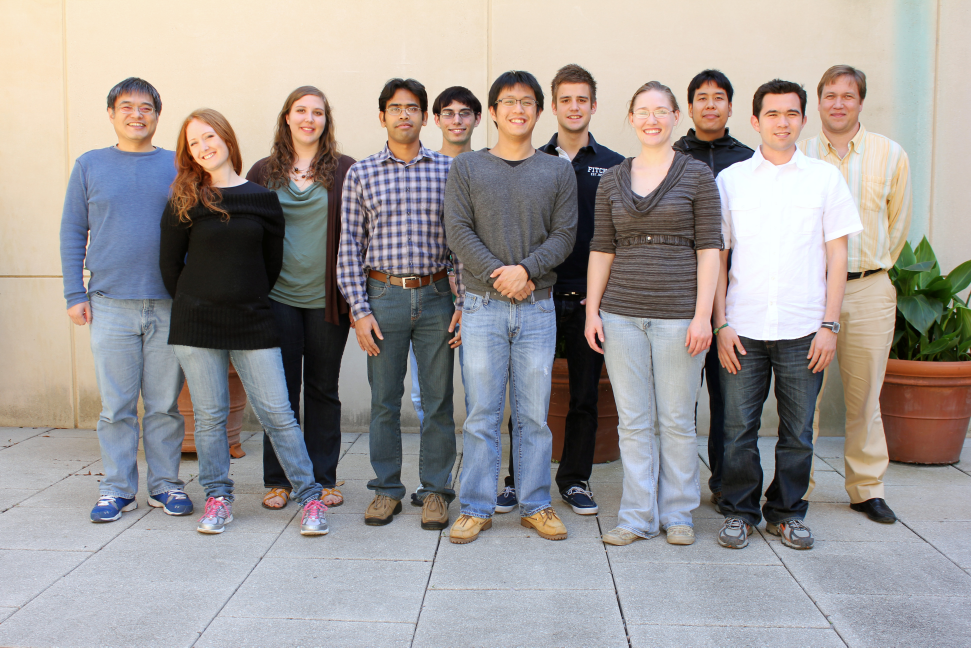
#> input picture faceswap/people.jpg, 4854 x 3236 px (shown at 1/5 size)
$ python faceswap.py   (Python 2 division)
#> lines starting #> are read from the running program, lines starting #| are printed output that depends on the picture; after the words box and inside, x2 and y2 are one past the last pixel; in counts of white or black regions, pixels touching at a corner belong together
import cv2
import random
import numpy as np
import matplotlib.pyplot as plt


def imsize(img):
    height, width, channels = img.shape
    return height * width


def mean_colour(img):
    mean_row = np.mean(img, axis=0)
    return np.mean(mean_row, axis=0)


def random_face(img, face_boxes):
    x, y, w, h = random.choice(face_boxes)
    return img[y:y + h, x:x + w]


def adjust_brightness(img, col, prev_col):
    b, g, r = cv2.split(img)
    diff_b, diff_g, diff_r = prev_col - col
    b = cv2.add(b, diff_b)
    g = cv2.add(g, diff_g)
    r = cv2.add(r, diff_r)
    return cv2.merge((b, g, r))


def swap_face(face, newface, mask, invmask):
    nb, ng, nr = cv2.split(newface)  # Foreground
    b, g, r = cv2.split(face)  # Background
    nb = (nb.astype(np.float32) * mask).astype(np.uint8)
    ng = (ng.astype(np.float32) * mask).astype(np.uint8)
    nr = (nr.astype(np.float32) * mask).astype(np.uint8)
    b = (b.astype(np.float32) * invmask).astype(np.uint8)
    g = (g.astype(np.float32) * invmask).astype(np.uint8)
    r = (r.astype(np.float32) * invmask).astype(np.uint8)
    fg = cv2.merge((nb, ng, nr))
    bg = cv2.merge((b, g, r))
    return cv2.add(fg, bg)


def main():
    # Read stuff
    face_cascade = cv2.CascadeClassifier('./faceswap/haarcascade_frontalface_default.xml')
    img = cv2.imread('./faceswap/people.jpg')
#> img is the input picture: shape (3236, 4854, 3); mean B, G, R 150.6, 152.5, 158.1
    mask = cv2.imread('./faceswap/facemask.png', 0)
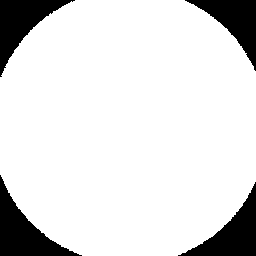
#> input picture faceswap/facemask.png, 256 x 256 px
#> mask: shape (256, 256); 86.8% white; 4 black regions, box (x1, y1, x2, y2) and area: (0, 175, 82, 256) 2406, (178, 182, 256, 256) 2167, (0, 0, 75, 77) 2159, (185, 0, 256, 71) 1940
    mask = (mask / 255.0).astype(np.float32)

    if img is None:
        print 'Could not find image'
        exit(1)

    # Resize the image to a width of 600px
    r = 600.0 / img.shape[1]
#> r = 0.124
    dim = dim = (600, int(img.shape[0] * r))
#> dim = (600, 400)
    img = cv2.resize(img, dim, interpolation=cv2.INTER_AREA)
#> img: shape (400, 600, 3)

    # Face detection
    gray = cv2.cvtColor(img, cv2.COLOR_BGR2GRAY)
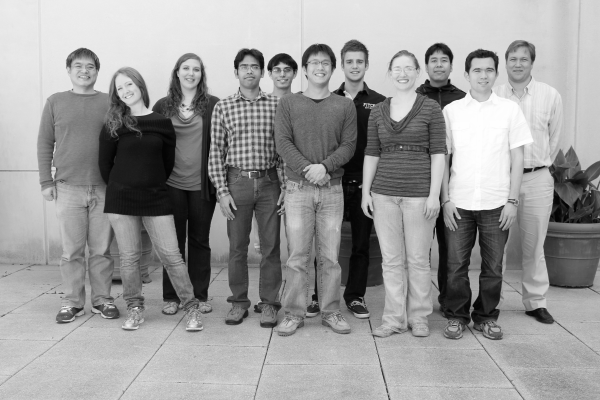
#> gray: shape (400, 600); min 4, max 254, mean 154
    face_boxes = face_cascade.detectMultiScale(gray, 1.3, 5)
#> face_boxes = [[425, 50, 27, 27], [505, 49, 28, 28], [341, 52, 28, 28], [236, 57, 26, 26], [389, 57, 28, 28], [176, 59, 27, 27], [269, 60, 28, 28], [304, 50, 31, 31], [467, 58, 34, 34]]
    if len(face_boxes) < 2:
        print 'Not enoght face_boxes found D:'
        exit(1)
    print 'Found', len(face_boxes), 'faces'
#| Found 9 faces

    # Pick random new face
    newface = random_face(img, face_boxes)
#> in random_face, `x, y, w, h = random.choice(face_boxes)`: x = 269; y = 60; w = 28
#> in random_face, `return img[y:y + h, x:x + w]`:
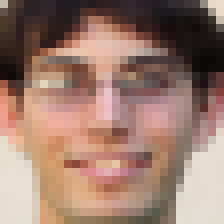
#> returned value: shape (28, 28, 3) (shown 8 times larger); mean of channels 0, 1, 2 109.6, 123, 154.9; drawn as B, G, R
    newface_meancol = mean_colour(newface)
#> in mean_colour, `mean_row = np.mean(img, axis=0)`: mean_row = 28 rows, first 8: [129.2, 142.3, 169.9], [115.8, 129.1, 155.5], [110.1, 122.6, 145.6], [124, 141, 165.9], [118.8, 142, 174.3], [103, 129.6, 169.9], [99.93, 125.3, 167.5], [100.5, 124, 165.6]
#> newface_meancol = [109.6, 123, 154.9]

    # Replace each face for the new one
    for (x, y, w, h) in face_boxes:
        face = img[y:y + h, x:x + w]
        face_meancol = mean_colour(face)
        adjusted_new_face = adjust_brightness(newface, newface_meancol,
                                              face_meancol)
        scaled_new_face = cv2.resize(adjusted_new_face, (w, h))
        scaled_mask = cv2.resize(mask, (w, h))
        invmask = 1 - scaled_mask
        img[y:y + h, x:x + w] = swap_face(face, scaled_new_face, scaled_mask,
                                          invmask)
#> this loop made 9 passes
#> (x, y, w, h, face_meancol, diff_b in adjust_brightness, diff_g in adjust_brightness, diff_r in adjust_brightness) on passes 1 to 9: (425, 50, 27, 27, [98.37, 120.4, 168.8], -11.24, -2.58, 13.91), (505, 49, 28, 28, [119.2, 138.8, 191.8], 9.59, 15.87, 36.91), (341, 52, 28, 28, [127.8, 150, 195.5], 18.17, 27.07, 40.59), (236, 57, 26, 26, [96.32, 123.8, 168.3], -13.28, 0.815, 13.42), (389, 57, 28, 28, [165.2, 181.7, 223.8], 55.59, 58.72, 68.96), (176, 59, 27, 27, [118.8, 140.4, 188.6], 9.15, 17.47, 33.76), (269, 60, 28, 28, [109.6, 123, 154.9], 0, 0, 0), (304, 50, 31, 31, [107.3, 132.7, 176.6], -2.28, 9.7, 21.73), (467, 58, 34, 34, [144, 162.7, 206.3], 34.4, 39.7, 51.4)
#> pass 1, in main, `face = img[y:y + h, x:x + w]`:
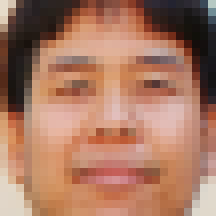
#> face: shape (27, 27, 3) (shown 8 times larger); mean B, G, R 98.4, 120.4, 168.8
#> pass 1, in adjust_brightness, `b, g, r = cv2.split(img)`:
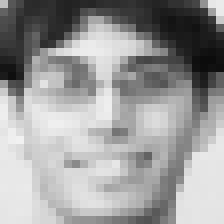
#> r: shape (28, 28) (shown 8 times larger); min 12, max 241, mean 154.9
#> after the loop:
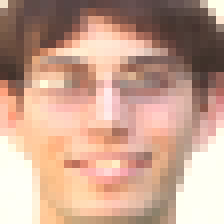
#> adjusted_new_face: shape (28, 28, 3) (shown 8 times larger); mean B, G, R 143.6, 162.3, 199.4
#> after the loop:
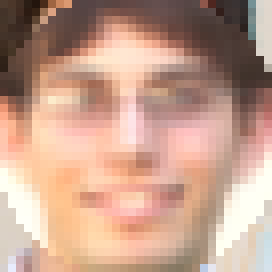
#> face: shape (34, 34, 3) (shown 8 times larger); mean B, G, R 140.5, 158.9, 196.4
#> after the loop: newface: shape (28, 28, 3); 0.89% of pixels changed, all inside (x1, y1, x2, y2) = (1, 1, 27, 28)

    # Show the result
    img = cv2.cvtColor(img, cv2.COLOR_BGR2RGB)
    plt.imshow(img)
    plt.axis('off')
    plt.show()


if __name__ == '__main__':
    main()
